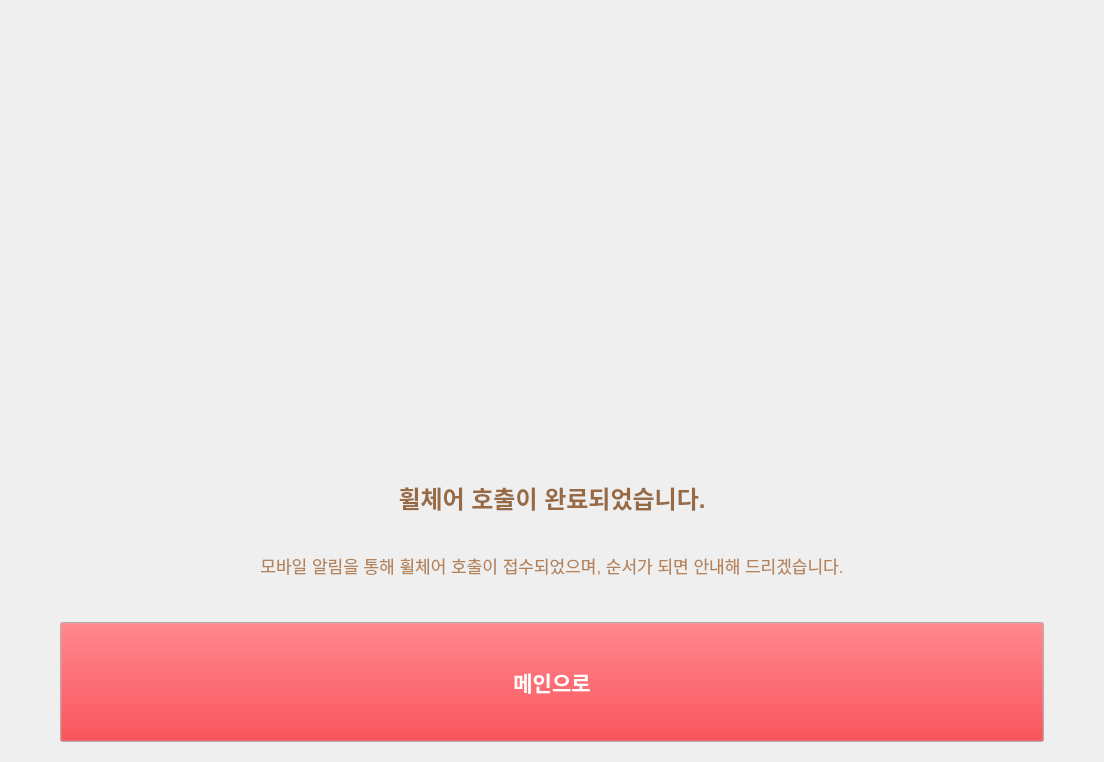
<?xml version="1.0" encoding="UTF-8"?>
<ui version="4.0">
 <class>kiosk_back</class>
 <widget class="QWidget" name="kiosk_back">
  <property name="geometry">
   <rect>
    <x>0</x>
    <y>0</y>
    <width>1104</width>
    <height>762</height>
   </rect>
  </property>
  <property name="windowTitle">
   <string>완료</string>
  </property>
  <layout class="QVBoxLayout" name="mainLayout">
   <property name="leftMargin">
    <number>20</number>
   </property>
   <property name="topMargin">
    <number>20</number>
   </property>
   <property name="rightMargin">
    <number>20</number>
   </property>
   <property name="bottomMargin">
    <number>20</number>
   </property>
   <item>
    <layout class="QVBoxLayout" name="cardLayout">
     <property name="leftMargin">
      <number>20</number>
     </property>
     <property name="topMargin">
      <number>20</number>
     </property>
     <property name="rightMargin">
      <number>20</number>
     </property>
     <property name="bottomMargin">
      <number>20</number>
     </property>
     <item>
      <widget class="QLabel" name="label_image">
       <property name="sizePolicy">
        <sizepolicy hsizetype="Expanding" vsizetype="Preferred">
         <horstretch>0</horstretch>
         <verstretch>0</verstretch>
        </sizepolicy>
       </property>
       <property name="minimumSize">
        <size>
         <width>0</width>
         <height>420</height>
        </size>
       </property>
       <property name="maximumSize">
        <size>
         <width>16777215</width>
         <height>420</height>
        </size>
       </property>
       <property name="text">
        <string/>
       </property>
       <property name="pixmap">
        <pixmap>icons/mascotbye.png</pixmap>
       </property>
       <property name="scaledContents">
        <bool>true</bool>
       </property>
       <property name="alignment">
        <set>Qt::AlignmentFlag::AlignCenter</set>
       </property>
      </widget>
     </item>
     <item>
      <widget class="QLabel" name="label_title">
       <property name="font">
        <font>
         <pointsize>18</pointsize>
         <bold>true</bold>
        </font>
       </property>
       <property name="styleSheet">
        <string notr="true">color: rgb(152, 106, 68);</string>
       </property>
       <property name="text">
        <string>휠체어 호출이 완료되었습니다.</string>
       </property>
       <property name="alignment">
        <set>Qt::AlignmentFlag::AlignCenter</set>
       </property>
      </widget>
     </item>
     <item>
      <widget class="QLabel" name="label_desc">
       <property name="font">
        <font>
         <pointsize>13</pointsize>
        </font>
       </property>
       <property name="styleSheet">
        <string notr="true">color: rgb(181, 131, 90);</string>
       </property>
       <property name="text">
        <string>모바일 알림을 통해 휠체어 호출이 접수되었으며, 순서가 되면 안내해 드리겠습니다.</string>
       </property>
       <property name="alignment">
        <set>Qt::AlignmentFlag::AlignCenter</set>
       </property>
       <property name="wordWrap">
        <bool>true</bool>
       </property>
      </widget>
     </item>
    </layout>
   </item>
   <item>
    <layout class="QHBoxLayout" name="horizontalLayout_2">
     <item>
      <spacer name="horizontalSpacer">
       <property name="orientation">
        <enum>Qt::Orientation::Horizontal</enum>
       </property>
       <property name="sizeType">
        <enum>QSizePolicy::Policy::Minimum</enum>
       </property>
       <property name="sizeHint" stdset="0">
        <size>
         <width>40</width>
         <height>20</height>
        </size>
       </property>
      </spacer>
     </item>
     <item>
      <widget class="QPushButton" name="btn_main">
       <property name="minimumSize">
        <size>
         <width>0</width>
         <height>120</height>
        </size>
       </property>
       <property name="palette">
        <palette>
         <active>
          <colorrole role="WindowText">
           <brush brushstyle="SolidPattern">
            <color alpha="255">
             <red>255</red>
             <green>255</green>
             <blue>255</blue>
            </color>
           </brush>
          </colorrole>
          <colorrole role="Button">
           <brush brushstyle="SolidPattern">
            <color alpha="255">
             <red>224</red>
             <green>27</green>
             <blue>36</blue>
            </color>
           </brush>
          </colorrole>
          <colorrole role="Text">
           <brush brushstyle="SolidPattern">
            <color alpha="255">
             <red>255</red>
             <green>255</green>
             <blue>255</blue>
            </color>
           </brush>
          </colorrole>
          <colorrole role="ButtonText">
           <brush brushstyle="SolidPattern">
            <color alpha="255">
             <red>255</red>
             <green>255</green>
             <blue>255</blue>
            </color>
           </brush>
          </colorrole>
          <colorrole role="PlaceholderText">
           <brush brushstyle="SolidPattern">
            <color alpha="128">
             <red>255</red>
             <green>255</green>
             <blue>255</blue>
            </color>
           </brush>
          </colorrole>
         </active>
         <inactive>
          <colorrole role="WindowText">
           <brush brushstyle="SolidPattern">
            <color alpha="255">
             <red>255</red>
             <green>255</green>
             <blue>255</blue>
            </color>
           </brush>
          </colorrole>
          <colorrole role="Button">
           <brush brushstyle="SolidPattern">
            <color alpha="255">
             <red>224</red>
             <green>27</green>
             <blue>36</blue>
            </color>
           </brush>
          </colorrole>
          <colorrole role="Text">
           <brush brushstyle="SolidPattern">
            <color alpha="255">
             <red>255</red>
             <green>255</green>
             <blue>255</blue>
            </color>
           </brush>
          </colorrole>
          <colorrole role="ButtonText">
           <brush brushstyle="SolidPattern">
            <color alpha="255">
             <red>255</red>
             <green>255</green>
             <blue>255</blue>
            </color>
           </brush>
          </colorrole>
          <colorrole role="PlaceholderText">
           <brush brushstyle="SolidPattern">
            <color alpha="128">
             <red>255</red>
             <green>255</green>
             <blue>255</blue>
            </color>
           </brush>
          </colorrole>
         </inactive>
         <disabled>
          <colorrole role="WindowText">
           <brush brushstyle="SolidPattern">
            <color alpha="255">
             <red>255</red>
             <green>255</green>
             <blue>255</blue>
            </color>
           </brush>
          </colorrole>
          <colorrole role="Button">
           <brush brushstyle="SolidPattern">
            <color alpha="255">
             <red>224</red>
             <green>27</green>
             <blue>36</blue>
            </color>
           </brush>
          </colorrole>
          <colorrole role="Text">
           <brush brushstyle="SolidPattern">
            <color alpha="255">
             <red>255</red>
             <green>255</green>
             <blue>255</blue>
            </color>
           </brush>
          </colorrole>
          <colorrole role="ButtonText">
           <brush brushstyle="SolidPattern">
            <color alpha="255">
             <red>255</red>
             <green>255</green>
             <blue>255</blue>
            </color>
           </brush>
          </colorrole>
          <colorrole role="PlaceholderText">
           <brush brushstyle="SolidPattern">
            <color alpha="128">
             <red>255</red>
             <green>255</green>
             <blue>255</blue>
            </color>
           </brush>
          </colorrole>
         </disabled>
        </palette>
       </property>
       <property name="font">
        <font>
         <pointsize>16</pointsize>
         <bold>true</bold>
        </font>
       </property>
       <property name="styleSheet">
        <string notr="true">color: rgb(255, 255, 255);</string>
       </property>
       <property name="text">
        <string>메인으로</string>
       </property>
      </widget>
     </item>
     <item>
      <spacer name="horizontalSpacer_2">
       <property name="orientation">
        <enum>Qt::Orientation::Horizontal</enum>
       </property>
       <property name="sizeType">
        <enum>QSizePolicy::Policy::Minimum</enum>
       </property>
       <property name="sizeHint" stdset="0">
        <size>
         <width>40</width>
         <height>20</height>
        </size>
       </property>
      </spacer>
     </item>
    </layout>
   </item>
  </layout>
 </widget>
 <resources/>
 <connections/>
</ui>
